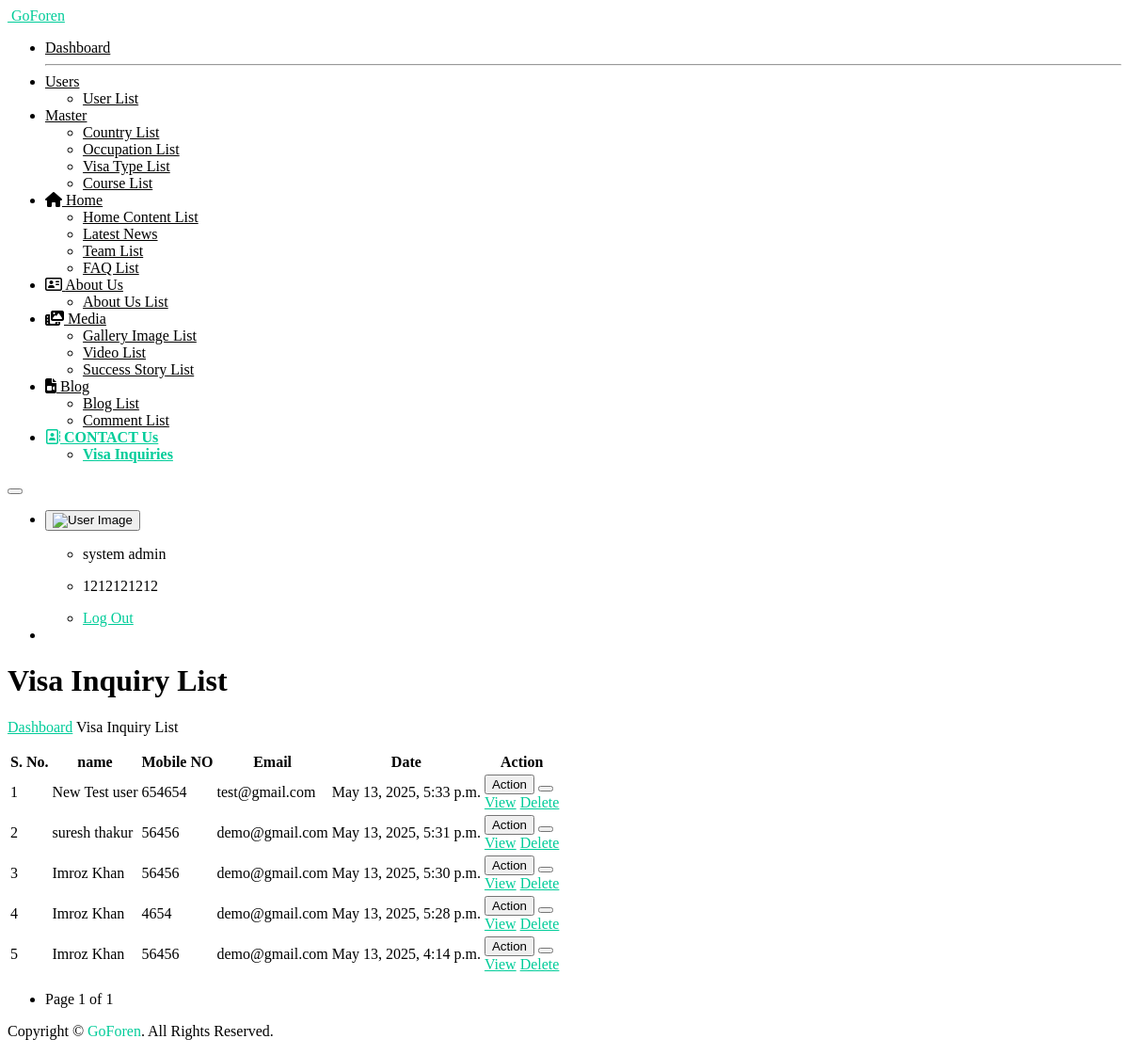
/inquiry_view/ (signed in), run on the app's committed database.
### myapp/models.py (models this page shows, shortened)
class visa_inquiry(models.Model):
    name = models.CharField(max_length=100)
    email = models.EmailField()
    number = models.CharField(max_length=15)
    desired_country = models.CharField(max_length=50, null=True)
    desired_visa_service = models.CharField(max_length=50, null=True)
    resume = models.FileField(upload_to='resumes/')
    interested_in_coaching = models.BooleanField(default=False)
    course = models.CharField(max_length=50, blank=True, null=True)
    message = models.TextField(blank=True, null=True)
    captcha_entered = models.CharField(max_length=20)  # Store what user typed
    created_at = models.DateTimeField(auto_now_add=True)
    class Meta:
        db_table = 'visa_inquiry'

### myapp/views.py (the view)
    def wrapper(request, *args, **kwargs):
        if 'user_id' not in request.session:
            return redirect('open_sign_in_page')
        return view_func(request, *args, **kwargs)

### myapp/views.py (called while the page is built)
def login_required_custom(view_func):
    def wrapper(request, *args, **kwargs):
        if 'user_id' not in request.session:
            return redirect('open_sign_in_page')
        return view_func(request, *args, **kwargs)
    return wrapper

@login_required_custom
def inquiry_view(request):
    all_inq_queryset = visa_inquiry.objects.all().order_by("-id")
    paginator = Paginator(all_inq_queryset, 10)  # Show 10 inquiries per page
    page_number = request.GET.get('page')
    page_obj = paginator.get_page(page_number)
    context = {
        "all_inq": page_obj.object_list,
        "page_obj": page_obj,
    }
    return render(request, "inquiry-list.html", context)

### templates/inquiry-list.html (shortened to what this page needs)
{% extends "base.html" %}
{% load static %}
{%  block start %}
			<div class="ec-content-wrapper">
				<div class="content">
					<div class="breadcrumb-wrapper d-flex align-items-center justify-content-between">
						<div>
							<h1>Visa Inquiry List</h1>
							<p class="breadcrumbs"><span><a href="{% url 'dashboard_view' %}">Dashboard</a></span>
								<span></span>Visa Inquiry List</p>
						</div>
					</div>
					<div class="row">
						<div class="col-12">
							<div class="card card-default">
								<div class="card-body">
									<div class="table-responsive">
										<table id="responsive-data-table" class="table">
											<thead>
												<tr>
													<th>S. No.</th>
													<th>name</th>
													<th>Mobile NO</th>
													<th>Email</th>
													<th>Date</th>
                                                    <th>Action</th>
												</tr>
											</thead>
											<tbody>
                                                {% for i in all_inq %}
												<tr>
													<td>{{forloop.counter}}</td>
													<td>{{i.name}}</td>
													<td>{{i.number}}</td>
													<td>{{i.email}}</td>
													<td>{{i.created_at}}</td>
													<td>
														<div class="btn-group mb-1">
															<button type="button"
																class="btn btn-outline-success">Action</button>
															<button type="button"
																class="btn btn-outline-success dropdown-toggle dropdown-toggle-split"
																data-bs-toggle="dropdown" aria-haspopup="true"
																aria-expanded="false" data-display="static">
															</button>
															<div class="dropdown-menu">
                                                                <a class="dropdown-item" href="{% url 'inq_detail' i.id %}">View</a>
                                                                <a href="javascript:void(0);" class="dropdown-item delete-btn" data-url="{% url 'delete_inquiry' i.id %}">Delete</a>
															</div>
															</div>
													</td>
												</tr>
                                                {% endfor %}
											</tbody>
										</table>
										<div class="pagination justify-content-center mt-3" style="justify-content: left !important;">
    <nav>
        <ul class="pagination">
            <li class="page-item disabled">
                <span class="page-link">
                    Page {{ page_obj.number }} of {{ page_obj.paginator.num_pages }}
                </span>
            </li>
        </ul>
    </nav>
</div>
									</div>
								</div>
							</div>
						</div>
					</div>
				</div>
			</div>
{%  endblock %}

### templates/inquiry-list.html (style rules this page uses)
a { color: #00cc99; }

### data on the page
visa_inquiry: name "New Test user", number "654654", email "test@gmail.com", created_at "May 13, 2025, 5:33 p.m."
visa_inquiry: name "suresh thakur", number "56456", email "demo@gmail.com", created_at "May 13, 2025, 5:31 p.m."
visa_inquiry: name "Imroz Khan", number "56456", email "demo@gmail.com", created_at "May 13, 2025, 5:30 p.m."
visa_inquiry: name "Imroz Khan", number "4654", email "demo@gmail.com", created_at "May 13, 2025, 5:28 p.m."
visa_inquiry: name "Imroz Khan", number "56456", email "demo@gmail.com", created_at "May 13, 2025, 4:14 p.m."

### other printed values
{{ request.session.session_username }} "system admin"
{{ request.session.session_mobile }} "1212121212"
{{ page_obj.number }} "1"
{{ page_obj.paginator.num_pages }} "1"
